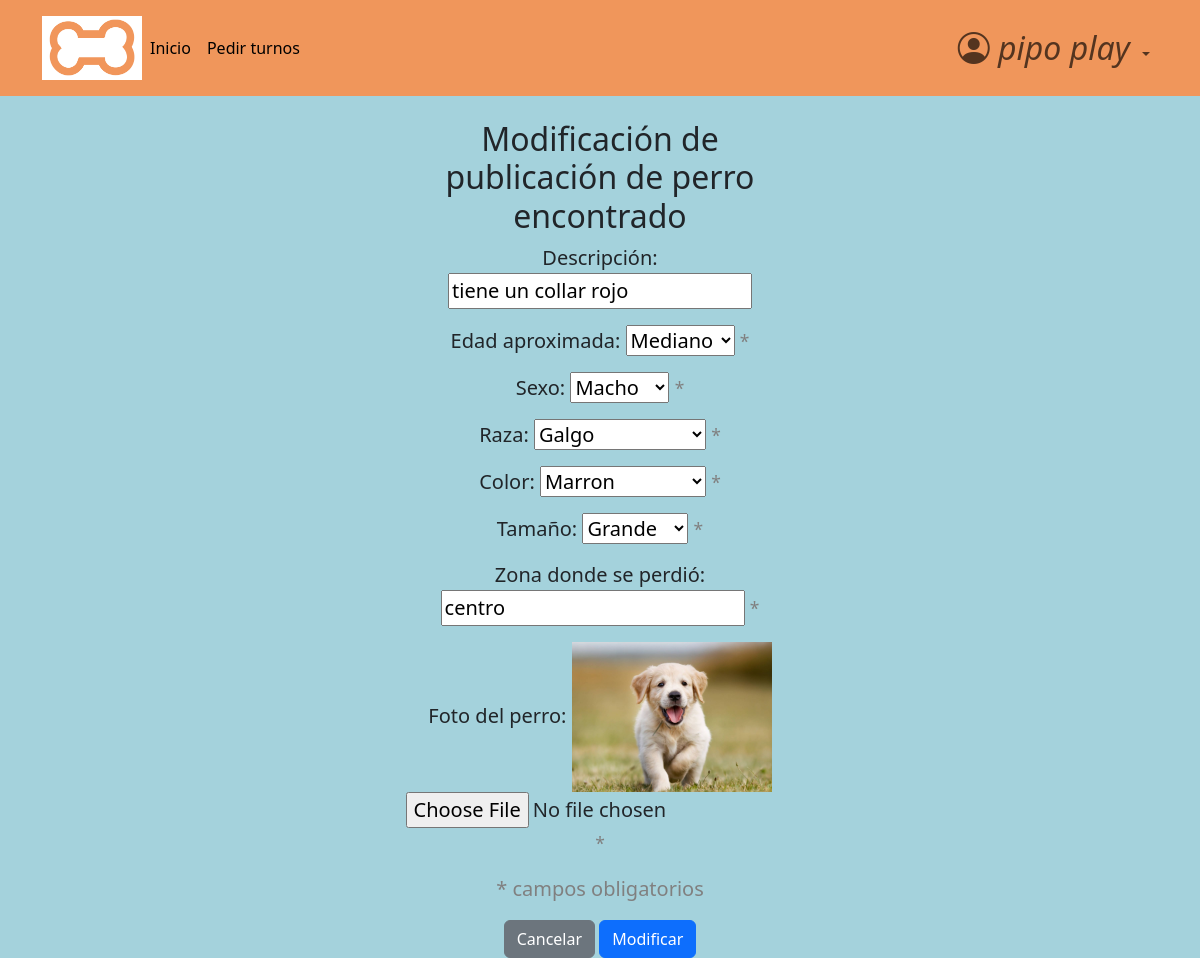
/found/foundposts/post_modification/1 (signed in), run on the app's committed database.
### accounts/models.py (models this page shows, shortened)
class CustomUser(AbstractBaseUser, PermissionsMixin):
    email = models.EmailField(
        verbose_name="email",
        unique=True,
        max_length=40,
        error_messages={"unique":'El mail ya se encuentra registrado. Por favor ingrese otro.'}
    )
    name = models.CharField(
        max_length=30
    )
    surname = models.CharField(
        max_length=30,
        blank=True,
        null=True
    )
    address = models.CharField(
        max_length=30,
        blank=True,
        null=True
    )
    telephone = models.SlugField(
        max_length=15,
        blank=True,
        null=True,
    )
    is_active = models.BooleanField(
        default=True,
    )
    is_staff = models.BooleanField(
        default=False,
    )
    is_admin = models.BooleanField(
        default=False,
    )
    last_login = models.DateTimeField(
        verbose_name="last login",
        default=datetime.datetime.now,
    )
    is_veterinario = models.BooleanField(
        default=False,
    )
    USERNAME_FIELD = "email"    #variable por la cual se ingresa, dice username pero seria como 'campo que representa el inicio de sesion'
    REQUIRED_FIELDS = ['name',]    #no permite registros si no tiene estos campos completos
    objects = CustomUserManager()
    def __str__(self):
        return self.name + ' ' + str(self.surname or '')

### found/models.py (models this page shows)
class FoundPost (models.Model):
    class Age(models.TextChoices):
        cachorro = "Cachorro"
        mediano = "Mediano"
        adulto = "Adulto"
    author = models.ForeignKey(
        CustomUser,
        blank = True,
        on_delete=models.CASCADE,
        null=True,
    )
    image = models.ImageField(
        upload_to= "media/", null = True,
    )
    description = models.TextField(
        max_length=120,
        blank=True,
        null=True,
    )
    age = models.CharField(
        choices=Age.choices,
        max_length=15,
    )
    zone = models.CharField(
        max_length=45,
        help_text= "ingrese la zona en la que lo encontro el perro",
    )
    sex = models.CharField(
        max_length=10,
        choices=Dog.Sex.choices
    )
    breed = models.CharField(
        max_length=20,
        choices=Dog.Breed.choices
    )
    color = models.CharField(
        max_length=20,
        blank=True,
        choices=Dog.Color.choices,
        null=True,
    )
    size = models.CharField(
        max_length=10,
        null=True,
        blank=True,
        choices=Dog.Size.choices
    )
    publication_date = models.DateTimeField(
        blank=True,
        default=now,
    )
    was_delivered = models.BooleanField(
        default= False,
    )

### found/views.py (the view)
# urls.py: path('foundposts/post_modification/<post_id>', views.found_post_modification, name='found_post_modification'),
@login_required
def found_post_modification(request, post_id):
    post = FoundPost.objects.get(id=post_id)
    if request.POST:
        form = FoundPostModificationForm(request.POST, request.FILES, instance=post, user=request.user)
        if form.is_valid():
            form.save()
            return redirect('found_post_modification_succeed')
    else:
        form = FoundPostModificationForm(
            initial = {
                'description': post.description,
                'age': post.age,
                'sex': post.sex,
                'breed': post.breed,
                'color': post.color,
                'size': post.size,
                'zone':post.zone,
            },
            user=request.user,
            instance=post
        )
        form = FoundPostModificationForm(instance=post, user=request.user)
    context = {
        'found_post_modification_form': form,
    }
    return render(request, 'found_post_modification_form.html', context)

### found/templates/found_post_modification_form.html (shortened to what this page needs)
{% extends 'base.html' %}
{% block content %}
<br>
<div class="col-md-4 mx-auto">
    <h2 style="text-align: center;">Modificación de publicación de perro encontrado</h2>
    <form method="post" enctype="multipart/form-data">
        {% for field in found_post_modification_form %}
            <p style="text-align: center;">
                {{ field.label_tag }}
                {% if field.field.widget.input_type != 'file' %}
                    {{ field }}
                {% else %}
                    {% if field.value %}
                        <img src="{{ field.value.url }}" alt="Imagen actual" style="max-width: 200px;">
                    {% else %}
                        <img src="{{ lost_post_modification_form.instance.image.url }}" alt="Imagen actual" style="max-width: 200px;">
                    {% endif %}
                    <input type="file" name="{{ field.html_name }}" id="{{ field.auto_id }}" class="{{ field.css_classes }}" accept="image/*">
                {% endif %}
                {% if field.help_text %}
                    <small style="color: grey;">{{ field.help_text }}</small>
                {% endif %}
            </p>
        {% endfor %}
        <p style="text-align: center; color: grey;">* campos obligatorios</p>
        <div class="text-center">
            <a href="{% url 'lost_posts' %}" class="btn btn-secondary">Cancelar</a>
            <button class="btn btn-primary">Modificar</button>
        </div>
    </form>
</div>
{% endblock content %}

### pages/templates/base.html (shortened to what this page needs)
<!DOCTYPE html>
<html>
{% load static %}
<head>
    {% block css %}
        <link rel="stylesheet" href="https://cdn.jsdelivr.net/npm/bootstrap-icons@1.10.5/font/bootstrap-icons.css">
    <link href="https://cdn.jsdelivr.net/npm/bootstrap@5.3.0-alpha3/dist/css/bootstrap.min.css" rel="stylesheet">
    <link rel="stylesheet" href="{% static 'css/styles.css' %}">
    {% endblock css %}
</head>
<body>
    <header>
            <nav class="navbar navbar-expand-lg header-ar">
                <div class="container">
                    <img src="{% static 'media/Logo2.png' %}" width="100" height="64" alt="Descripción de la imagen" >
                    <div class="collapse navbar-collapse show " id="navbarBasic">
                        <ul class="navbar-nav me-auto mb-2 mb-lg-0">
                            <li class="nav-item">
                                <a class="nav-link active" aria-current="page" href="{% url 'home' %}">Inicio</a>
                            </li>
                            {% if user.is_authenticated %}
                                {% if user.is_veterinario %}
                                    <li class="nav-item">
                                        <a class="nav-link active" aria-current="page" href="{% url 'list_users' %}">Lista de Clientes</a>
                                    </li>
                                    <li class="nav-item">
                                        <a class="nav-link active" aria-current="page" href="{% url 'client_registration' %}">Registrar cliente</a>
                                    </li>
                                    <li class="nav-item">
                                        <a class="nav-link active" aria-current="page" href="{% url 'shifts_panel'  %}">Turnos</a>
                                    </li>
                                    <ul>
                                        <form class="d-flex" method=POST action="{% url 'search_user' %}">
                                            {% csrf_token %}
                                            <input type="search" class="form-control me-2" placeholder="Buscar Cliente" aria-label="Search" name="buscado">
                                            <button class="btn btn-outline-secondary" type="submit">Buscar</button>
                                        </form>
                                    </ul>
                                {% else %}
                                    <li class="nav-item">
                                        <a class="nav-link active" aria-current="page" href="{% url 'calendar' user.id %}">Pedir turnos</a>
                                    </li>
                                {% endif %}
                                </ul>
                                    <ul class="navbar-nav mb-2 mb-lg-0 ">
                                        <li class="nav-item dropdown">
                                            <a class="nav-link dropdown-toggle icono-user" role="button" data-bs-toggle="dropdown" aria-expanded="False">
                                                {% if user.is_veterinario %}
                                                    <i class="bi bi-person-circle">
                                                        Veterinario
                                                    </i>
                                                {% else %}
                                                    <i class="bi bi-person-circle">
                                                        {{ user }}
                                                    </i>
                                                {% endif %}
                                            </a>
                                        </li>
                                    </ul>
                        {% endif %}
                </div>
            </div>
        </nav>
    </header>
{% block content %}
{% endblock content %}
</body>
</html>

### pages/static/css/styles.css (style rules this page uses)
html { box-sizing: border-box; font-size: 16px; scroll-behavior: smooth; }
body { margin: 0; padding: 0; overflow-x: hidden; background-color: #a4d2dc; }
a { text-decoration: none; }
.icono-user i { font-size: 2rem; }
.header-ar { background-color: #f0965b; padding: 1rem; }

### found/templates/found_post_modification_form.html (style rules this page uses)
.text-center { text-align: center; }
p { font-size: 20px; }

### data on the page
CustomUser: name+surname "pipo play"
FoundPost: found_post_modification_form "tiene un collar rojo" "Mediano" "Macho" "Galgo" "Marron" "Grande" "centro"

### other printed values
{{ field.label_tag }} "Descripción:" "Edad aproximada:" "Sexo:" "Raza:" "Color:" "Tamaño:" "Zona donde se perdió:" "Foto del perro:"
{{ field.help_text }} "*" "*" "*" "*" "*" "*" "*"
